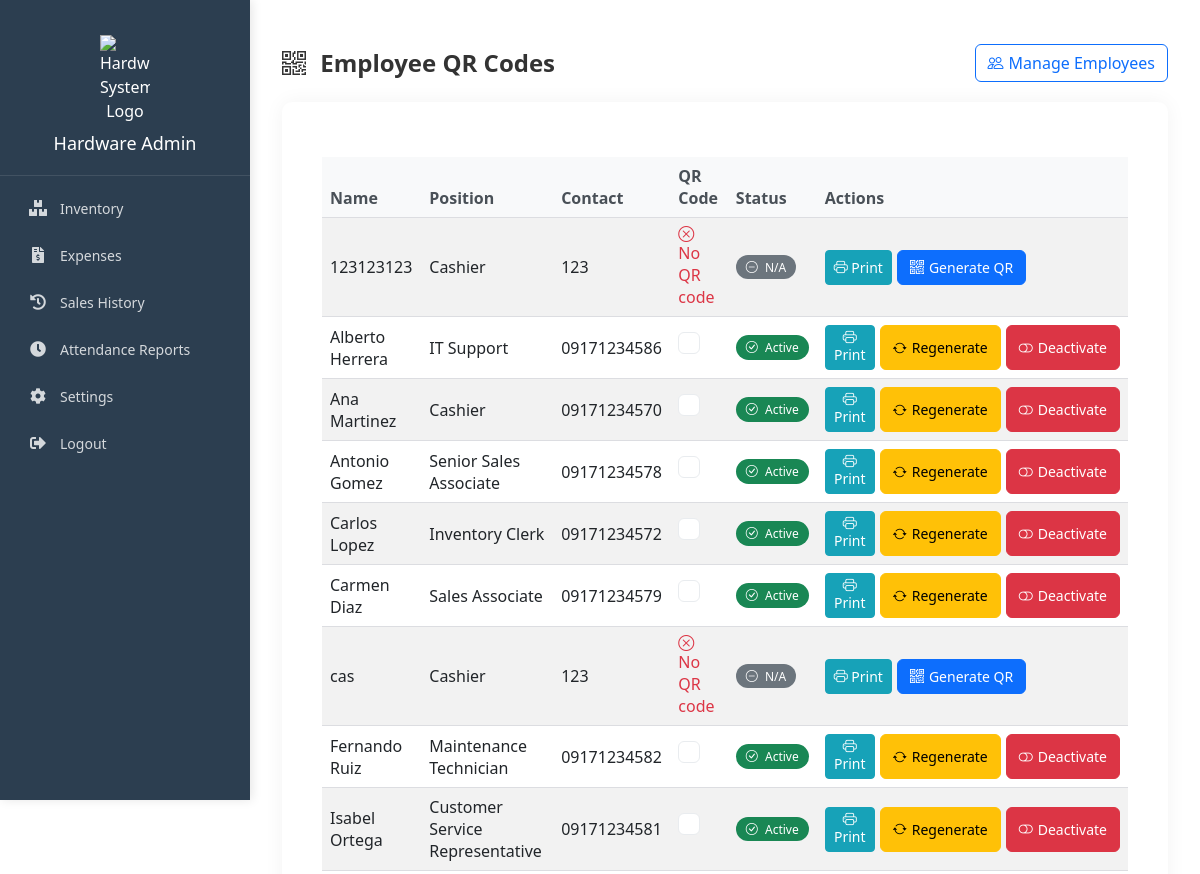
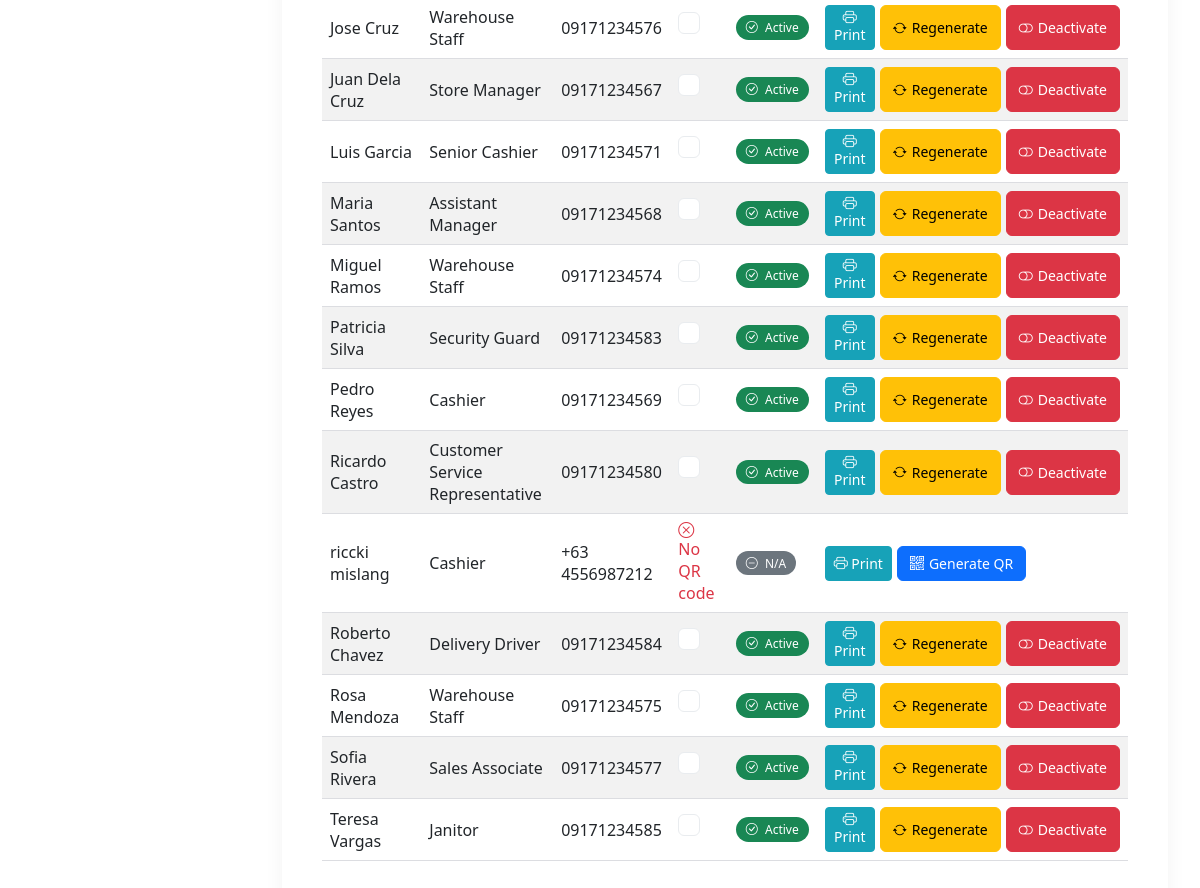
The page /admin/pages/employee_qr.php (signed in) on the database its author committed (2 pictures, top to bottom).
### tables this page shows
CREATE TABLE IF NOT EXISTS `employees` (
  `id` int NOT NULL AUTO_INCREMENT,
  `full_name` varchar(100) NOT NULL,
  `position_id` int NOT NULL,
  `employment_type` enum('full-time','part-time') NOT NULL,
  `salary_rate_type` enum('daily','monthly','hourly') NOT NULL,
  `date_hired` date NOT NULL,
  `overtime_rate` decimal(10,2) NOT NULL,
  `contact_number` varchar(20) NOT NULL,
  `email_address` varchar(100) DEFAULT NULL,
  `created_at` timestamp NULL DEFAULT CURRENT_TIMESTAMP,
  `updated_at` timestamp NULL DEFAULT CURRENT_TIMESTAMP ON UPDATE CURRENT_TIMESTAMP,
  PRIMARY KEY (`id`),
  KEY `position_id` (`position_id`)
);

CREATE TABLE IF NOT EXISTS `positions` (
  `id` int NOT NULL AUTO_INCREMENT,
  `title` varchar(100) NOT NULL,
  `base_salary` decimal(10,2) NOT NULL,
  `description` text,
  `created_at` timestamp NULL DEFAULT CURRENT_TIMESTAMP,
  `updated_at` timestamp NULL DEFAULT CURRENT_TIMESTAMP ON UPDATE CURRENT_TIMESTAMP,
  PRIMARY KEY (`id`)
);

CREATE TABLE IF NOT EXISTS `employee_qr_codes` (
  `id` int NOT NULL AUTO_INCREMENT,
  `employee_id` int NOT NULL,
  `qr_code_hash` varchar(25) NOT NULL,
  `is_active` tinyint(1) DEFAULT '1',
  `created_at` timestamp NULL DEFAULT CURRENT_TIMESTAMP,
  `updated_at` timestamp NULL DEFAULT CURRENT_TIMESTAMP ON UPDATE CURRENT_TIMESTAMP,
  PRIMARY KEY (`id`),
  UNIQUE KEY `qr_code_hash` (`qr_code_hash`),
  KEY `employee_id` (`employee_id`)
);

### admin/pages/employee_qr.php (the view, shortened to what this page needs)
<?php
$conn = mysqli_connect(DB_HOST, DB_USER, DB_PASS, DB_NAME);
$sql = "SELECT e.id, e.full_name, e.contact_number, p.title as position, qr.qr_code_hash, qr.is_active
        FROM employees e
        LEFT JOIN employee_qr_codes qr ON e.id = qr.employee_id
        LEFT JOIN positions p ON e.position_id = p.id
        ORDER BY e.full_name";
$result = $conn->query($sql);
?>
<?php include_once '../includes/head.php' ?>
<link rel="stylesheet" href="https://unpkg.com/boxicons@2.1.4/css/boxicons.min.css">
<link rel="stylesheet" href="https://cdn.jsdelivr.net/npm/bootstrap-icons@1.11.0/font/bootstrap-icons.css">
<link rel="stylesheet" href="https://cdnjs.cloudflare.com/ajax/libs/toastr.js/latest/css/toastr.min.css">
<body>
    <?php include_once '../includes/sidebar.php' ?>
    <div class="main-content">
        <div class="container mt-4">
            <div class="page-header">
                <h1 class="page-title">
                    <i class="bi bi-qr-code me-2"></i>
                    Employee QR Codes
                </h1>
                <a href="../pages/employees.php" class="btn btn-outline-primary btn-action">
                    <i class="bi bi-people"></i>
                    Manage Employees
                </a>
            </div>
            <div class="card">
                <div class="card-body">
                    <div class="table-responsive">
                        <table class="table table-striped table-hover">
                            <thead>
                                <tr>
                                    <th>Name</th>
                                    <th>Position</th>
                                    <th>Contact</th>
                                    <th>QR Code</th>
                                    <th>Status</th>
                                    <th>Actions</th>
                                </tr>
                            </thead>
                            <tbody>
                                <?php if ($result->num_rows > 0): ?>
                                    <?php while ($row = $result->fetch_assoc()): ?>
                                        <tr>
                                            <td class="align-middle"><?php echo $row['full_name']; ?></td>
                                            <td class="align-middle"><?php echo $row['position']; ?></td>
                                            <td class="align-middle"><?php echo $row['contact_number']; ?></td>
                                            <td class="align-middle ">
                                                <?php if ($row['qr_code_hash']): ?>
                                                    <div class="qr-code" id="qr-<?php echo $row['id']; ?>" data-hash="<?php echo $row['qr_code_hash']; ?>"></div>
                                                <?php else: ?>
                                                    <span class="text-danger">
                                                        <i class="bi bi-x-circle me-1"></i>
                                                        No QR code
                                                    </span>
                                                <?php endif; ?>
                                            </td>
                                            <td class="align-middle">
                                                <?php if ($row['qr_code_hash']): ?>
                                                    <?php if ($row['is_active']): ?>
                                                        <span class="badge bg-success">
                                                            <i class="bi bi-check-circle me-1"></i>
                                                            Active
                                                        </span>
                                                    <?php endif; ?>
                                                <?php else: ?>
                                                    <span class="badge bg-secondary">
                                                        <i class="bi bi-dash-circle me-1"></i>
                                                        N/A
                                                    </span>
                                                <?php endif; ?>
                                            </td>
                                            <td class="align-middle">
                                                <div class="action-buttons">
                                                    <button class="btn btn-sm btn-print" onclick="printQR('qr-<?php echo $row['id']; ?>', '<?php echo $row['full_name']; ?>')">
                                                        <i class="bi bi-printer"></i>
                                                        Print
                                                    </button>
                                                    <?php if ($row['qr_code_hash']): ?>
                                                        <button type="button" class="btn btn-sm btn-warning btn-action regenerate-qr"
                                                                data-employee-id="<?php echo $row['id']; ?>"
                                                                data-employee-name="<?php echo htmlspecialchars($row['full_name']); ?>">
                                                            <i class="bi bi-arrow-repeat"></i>
                                                            Regenerate
                                                        </button>
                                                        <button type="button" class="btn btn-sm <?php echo $row['is_active'] ? 'btn-danger' : 'btn-success'; ?> btn-action toggle-status"
                                                                data-employee-id="<?php echo $row['id']; ?>"
                                                                data-employee-name="<?php echo htmlspecialchars($row['full_name']); ?>"
                                                                data-new-status="<?php echo $row['is_active'] ? 0 : 1; ?>">
                                                            <?php if ($row['is_active']): ?>
                                                                <i class="bi bi-toggle-off"></i>
                                                                Deactivate
                                                            <?php else: ?>
                                                                <i class="bi bi-toggle-on"></i>
                                                                Activate
                                                            <?php endif; ?>
                                                        </button>
                                                    <?php else: ?>
                                                        <button type="button" class="btn btn-sm btn-primary btn-action regenerate-qr"
                                                                data-employee-id="<?php echo $row['id']; ?>"
                                                                data-employee-name="<?php echo htmlspecialchars($row['full_name']); ?>">
                                                            <i class="bi bi-qr-code"></i>
                                                            Generate QR
                                                        </button>
                                                    <?php endif; ?>
                                                </div>
                                            </td>
                                        </tr>
                                    <?php endwhile; ?>
                                <?php endif; ?>
                            </tbody>
                        </table>
                    </div>
                </div>
            </div>
        </div>
    </div>
</body>

### admin/css/style.css (style rules this page uses)
body { font-family: "Segoe UI", Tahoma, Geneva, Verdana, sans-serif; margin: 0; padding: 0; background-color: var(--light-bg); color: var(--text-color); }
.main-content { margin-left: 250px; padding: 20px; transition: margin-left 0.3s; }
.card { background: white; border-radius: 8px; padding: 20px; margin-bottom: 20px; box-shadow: 0 2px 4px rgba(0, 0, 0, 0.1); }
.btn { padding: 0.5rem; border-radius: 4px; border: none; cursor: pointer; transition: background-color 0.3s; }
.btn-primary { background-color: var(--accent-color); color: white; }
.table { width: 100%; border-collapse: collapse; margin: 15px 0; }
.table th, .table td { padding: 12px; text-align: left; border-bottom: 1px solid var(--border-color); }
.table th { background-color: var(--light-bg); font-weight: 600; }

### admin/pages/employee_qr.php (style rules this page uses)
.card { border: none; border-radius: 10px; box-shadow: 0 0 20px rgba(0, 0, 0, 0.05); margin-bottom: 25px; }
.card-body { padding: 20px; }
.table thead th { background-color: #f8f9fa; color: #495057; font-weight: 600; border-top: none; }
.table-striped tbody tr:nth-of-type(odd) { background-color: rgba(0, 0, 0, .01); }
.badge { padding: 6px 10px; font-weight: 500; border-radius: 30px; }
.qr-code { padding: 10px; background-color: white; border-radius: 6px; border: 1px solid #e9ecef; display: inline-block; margin-bottom: 10px; }
.btn-action { border-radius: 6px; font-weight: 500; text-transform: none; letter-spacing: normal; padding: 0.375rem 0.75rem; display: inline-flex; align-items: center; gap: 5px; }
.btn-print { background-color: #17a2b8; border-color: #17a2b8; color: white; }
.page-header { display: flex; justify-content: space-between; align-items: center; margin-bottom: 20px; }
.page-title { font-size: 1.5rem; margin: 0; color: #333; font-weight: 600; }
.action-buttons { display: flex; gap: 5px; }

### rows shown on the page
employees: full_name "123123123", position.title "Cashier", contact_number "123", shows "No QR code", shows "N/A"
employees: full_name "Alberto Herrera", position.title "IT Support", contact_number "09171234586", shows "Active", shows "Deactivate"
employees: full_name "Ana Martinez", position.title "Cashier", contact_number "09171234570", shows "Active", shows "Deactivate"
employees: full_name "Antonio Gomez", position.title "Senior Sales Associate", contact_number "09171234578", shows "Active", shows "Deactivate"
employees: full_name "Carlos Lopez", position.title "Inventory Clerk", contact_number "09171234572", shows "Active", shows "Deactivate"
employees: full_name "Carmen Diaz", position.title "Sales Associate", contact_number "09171234579", shows "Active", shows "Deactivate"
employees: full_name "cas", position.title "Cashier", contact_number "123", shows "No QR code", shows "N/A"
employees: full_name "Fernando Ruiz", position.title "Maintenance Technician", contact_number "09171234582", shows "Active", shows "Deactivate"
employees: full_name "Isabel Ortega", position.title "Customer Service Representative", contact_number "09171234581", shows "Active", shows "Deactivate"
employees: full_name "Jose Cruz", position.title "Warehouse Staff", contact_number "09171234576", shows "Active", shows "Deactivate"
employees: full_name "Juan Dela Cruz", position.title "Store Manager", contact_number "09171234567", shows "Active", shows "Deactivate"
employees: full_name "Luis Garcia", position.title "Senior Cashier", contact_number "09171234571", shows "Active", shows "Deactivate"
employees: full_name "Maria Santos", position.title "Assistant Manager", contact_number "09171234568", shows "Active", shows "Deactivate"
employees: full_name "Miguel Ramos", position.title "Warehouse Staff", contact_number "09171234574", shows "Active", shows "Deactivate"
employees: full_name "Patricia Silva", position.title "Security Guard", contact_number "09171234583", shows "Active", shows "Deactivate"
employees: full_name "Pedro Reyes", position.title "Cashier", contact_number "09171234569", shows "Active", shows "Deactivate"
employees: full_name "Ricardo Castro", position.title "Customer Service Representative", contact_number "09171234580", shows "Active", shows "Deactivate"
employees: full_name "riccki mislang", position.title "Cashier", contact_number "+63 4556987212", shows "No QR code", shows "N/A"
employees: full_name "Roberto Chavez", position.title "Delivery Driver", contact_number "09171234584", shows "Active", shows "Deactivate"
employees: full_name "Rosa Mendoza", position.title "Warehouse Staff", contact_number "09171234575", shows "Active", shows "Deactivate"
employees: full_name "Sofia Rivera", position.title "Sales Associate", contact_number "09171234577", shows "Active", shows "Deactivate"
employees: full_name "Teresa Vargas", position.title "Janitor", contact_number "09171234585", shows "Active", shows "Deactivate"
